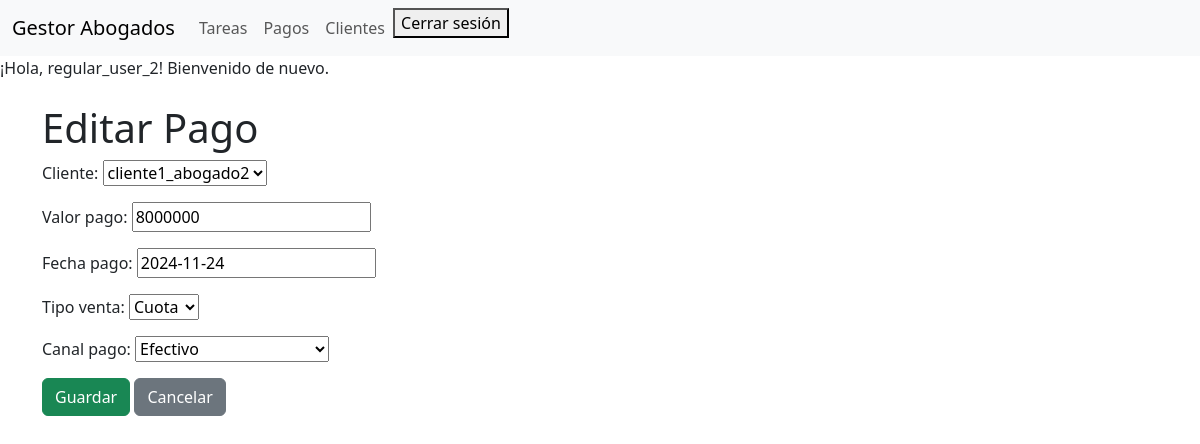
Screenshot of /pagos/7/editar/ (signed in) with the database file from the repository.
### payments/models.py (models this page shows, shortened)
class Payments(models.Model):
    cliente = models.ForeignKey(Cliente, related_name='paymets', on_delete=models.CASCADE)
    valor_pago = models.IntegerField()  # Valor del pago en número entero
    fecha_pago = models.DateField()  # Fecha del pago
    TIPO_VENTA_CHOICES = [
        ('mini', 'Mini'),
        ('nueva', 'Nueva'),
        ('cuota', 'Cuota'),
    ]
    tipo_venta = models.CharField(max_length=5, choices=TIPO_VENTA_CHOICES)
    CANAL_PAGO_CHOICES = [
        ('nequi', 'Nequi'),
        ('efectivo', 'Efectivo'),
        ('transferencia', 'Transferencia Bancaria'),
    ]
    canal_pago = models.CharField(max_length=15, choices=CANAL_PAGO_CHOICES)

### payments/views.py (the view)
# urls.py: path('<int:pk>/editar/', views.editar_pago, name='editar_pago'),
@login_required
def editar_pago(request, pk):
    pago = get_object_or_404(Payments, pk=pk)
    if request.method == 'POST':
        form = PaymentForm(request.POST, instance=pago, user=request.user)
        if form.is_valid():
            form.save()
            return redirect('payments:listar_pagos')
    else:
        form = PaymentForm(instance=pago, user=request.user)
    return render(request, 'editar_pago.html', {'form': form})

### payments/forms.py (shortened to what this page needs)
class PaymentForm(forms.ModelForm):
    class Meta:
        model = Payments  # Asociamos el formulario al modelo Payments
        fields = ['cliente', 'valor_pago', 'fecha_pago', 'tipo_venta', 'canal_pago']  # Campos que se incluirán en el formulario
    def __init__(self, *args, **kwargs):
        user = kwargs.pop('user')  # Extraemos el usuario que inició sesión (pasado desde la vista)
        super().__init__(*args, **kwargs)  # Inicializamos el formulario con el método de la clase base
        self.fields['cliente'].queryset = Cliente.objects.filter(abogado=user)

### clients/models.py (called while the page is built)
    def __str__(self):
        return self.nombres

### tariffing/context_processor.py (called while the page is built)
def is_moderator(request):
    if request.user.is_authenticated:
        return {'is_moderator': request.user.groups.filter(name='Moderador').exists()}
    return {'is_moderator': False}

### payments/templates/editar_pago.html (shortened to what this page needs)
{% extends 'base.html' %}
{% block content %}
<h1>Editar Pago</h1>
<form method="post">
    {{ form.as_p }}
    <button type="submit" class="btn btn-success">Guardar</button>
    <a href="{% url 'payments:listar_pagos' %}" class="btn btn-secondary">Cancelar</a>
</form>
{% endblock %}

### templates/base.html (shortened to what this page needs)
<!DOCTYPE html>
<html lang="es">
<head>
    <link href="https://cdn.jsdelivr.net/npm/bootstrap@5.3.0-alpha1/dist/css/bootstrap.min.css" rel="stylesheet">
</head>
<body>
    {% include 'navbar.html' %}
    {% if user.is_authenticated %}
    <p>¡Hola, {{ user.username }}! Bienvenido de nuevo.</p>
    {% else %}
    <p>¡Hola! Por favor, inicia sesión.</p>
    {% endif %}
    <div class="container mt-4">
        {% block content %}
        {% endblock %}
    </div>
</body>
</html>

### rows the page displays
Payments: cliente "cliente1_abogado2", valor_pago "8000000", fecha_pago "2024-11-24", tipo_venta "Cuota", canal_pago "Efectivo"

### other values shown
{{ user.username }} "regular_user_2"
